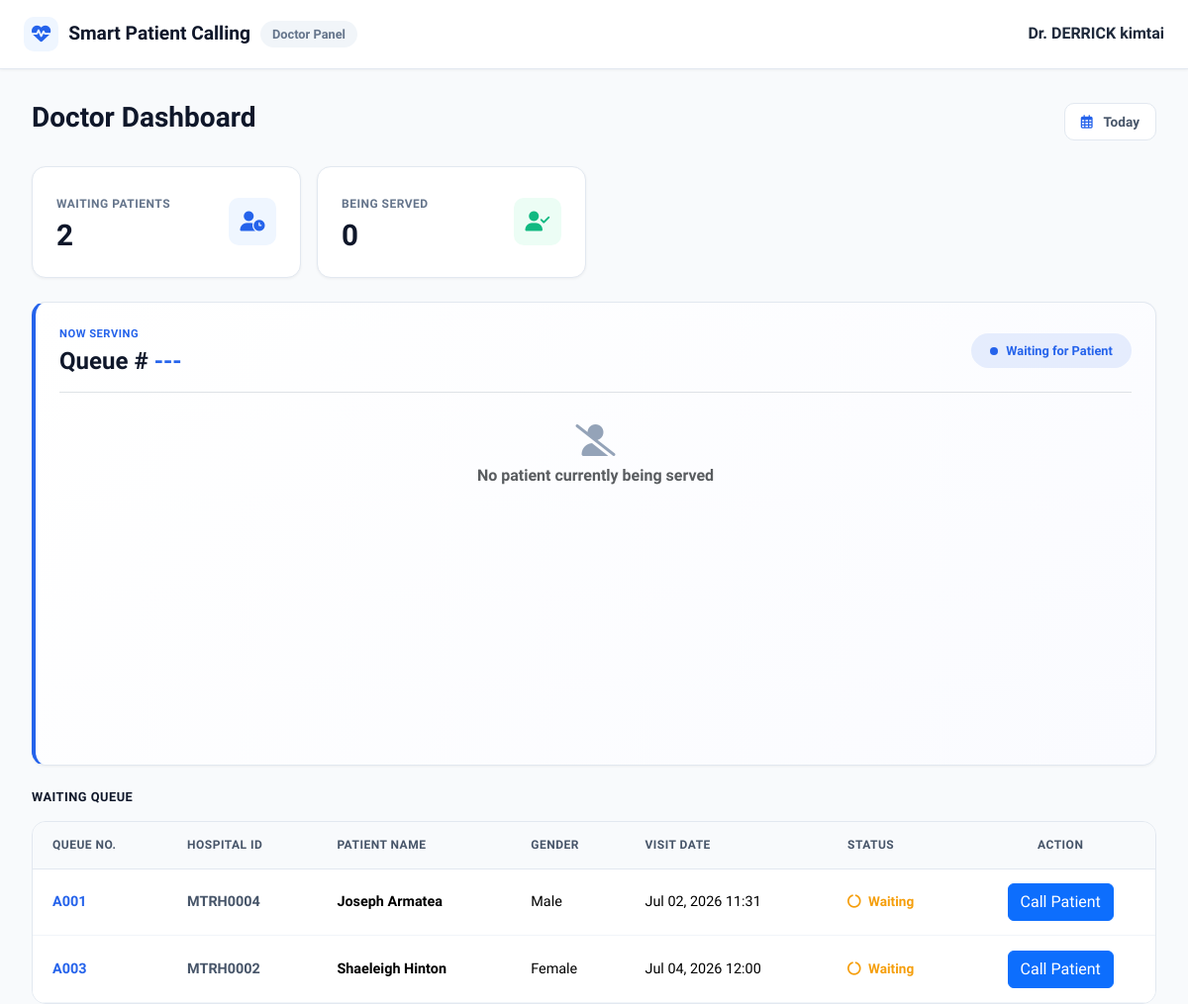
The page /core/doctor-dashboard/ (signed in) on the database as committed earlier.
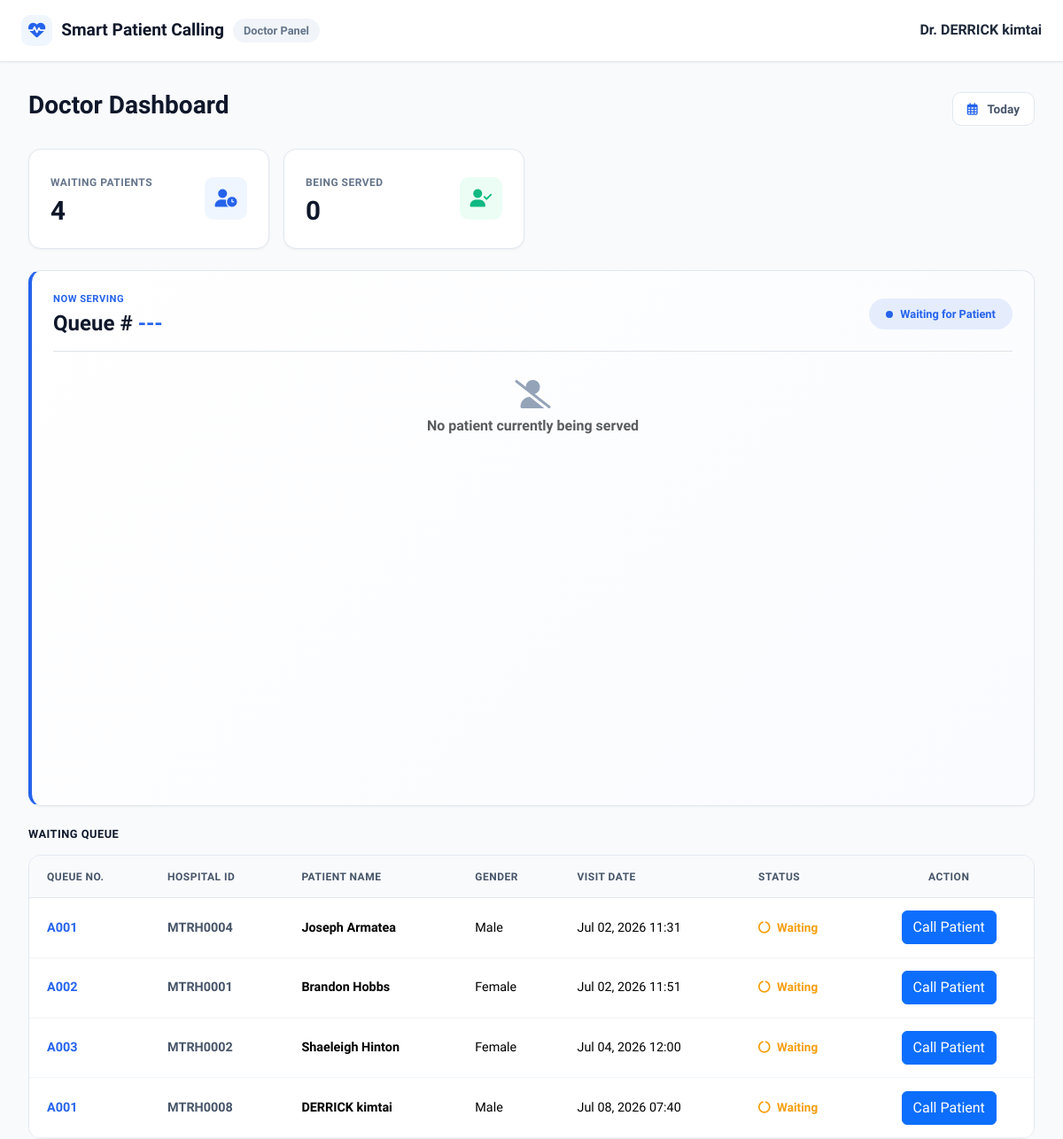
The same page on the database as committed later.
### core/models.py (models this page shows, shortened)
class Visit(models.Model):
    STATUS_CHOICES = (
        ("waiting", "Waiting"),
        ("serving", "Being Served"),
        ("completed", "Completed"),
    )
    DEPARTMENT_CHOICES = (
        ("triage", "Triage"),
        ("doctor", "Doctor"),
        ("laboratory", "Laboratory"),
        ("pharmacy", "Pharmacy"),
        ("completed", "Completed"),
    )
    patient = models.ForeignKey(
        Patient,
        on_delete=models.CASCADE,
        related_name="visits"
    )
    queue_number = models.CharField(
        max_length=10,
        editable=False,
        blank=True
    )
    current_department = models.CharField(
        max_length=20,
        choices=DEPARTMENT_CHOICES,
        default="triage"
    )
    status = models.CharField(
        max_length=20,
        choices=STATUS_CHOICES,
        default="waiting"
    )
    visit_date = models.DateTimeField(
        auto_now_add=True
    )
    created_by = models.ForeignKey(
        User,
        on_delete=models.SET_NULL,
        null=True
    )

class Patient(models.Model):
    GENDER_CHOICES = (
        ("Male", "Male"),
        ("Female", "Female"),
    )
    hospital_id = models.CharField(
        max_length=20,
        unique=True,
        blank=True,
        editable=False
    )
    first_name = models.CharField(max_length=100)
    last_name = models.CharField(max_length=100)
    date_of_birth = models.DateField()
    gender = models.CharField(max_length=10, choices=GENDER_CHOICES)
    phone_number = models.CharField(max_length=15)
    national_id = models.CharField(
        max_length=20,
        blank=True,
        null=True
    )
    created_at = models.DateTimeField(auto_now_add=True)
    updated_at = models.DateTimeField(auto_now=True)

### core/views.py (the view)
# urls.py: path("doctor-dashboard/", doctor_dashboard, name="doctor_dashboard"),
@login_required
def doctor_dashboard(request):
    doctor_visits = Visit.objects.filter(current_department="doctor", status="waiting")
    return render(request, "doctor_dashboard.html", {"doctor_visits": doctor_visits})

### core/templates/doctor_dashboard.html (shortened to what the changed rows need)
<!DOCTYPE html>
<html lang="en">
<head>
    <link href="https://cdn.jsdelivr.net/npm/bootstrap@5.3.2/dist/css/bootstrap.min.css" rel="stylesheet">
    <link rel="stylesheet" href="https://cdnjs.cloudflare.com/ajax/libs/font-awesome/6.5.0/css/all.min.css">
</head>
<body>
    <main class="main-wrapper">
        <div class="row align-items-center mb-4">
            <div class="col-md-8">
                <h1 style="font-weight: 800; color: var(--gray-900); font-size: 1.75rem;">Doctor Dashboard</h1>
            </div>
        </div>
        <div class="row g-3 mb-4">
            <div class="col-xl-3 col-sm-6">
                <div class="card-custom d-flex align-items-center justify-content-between">
                    <div>
                        <span class="stat-label">Waiting Patients</span>
                        <div class="stat-number">{{ doctor_visits.count }}</div>
                    </div>
                </div>
            </div>
        </div>
        <div class="row g-4">
            <div class="col-xl-12">
                <div class="card-custom card-now-serving mb-4">
                    <div class="d-flex flex-wrap align-items-center justify-content-between gap-3 mb-3 pb-3 border-bottom">
                        <div>
                            <h2 style="font-weight: 800; color: var(--gray-900); font-size: 1.5rem; margin: 0;">
                                Queue #<span style="color: var(--primary);">
                                    {% if serving_patient %}
                                        {{ serving_patient.queue_number }}
                                    {% else %}
                                        ---
                                    {% endif %}
                                </span>
                            </h2>
                        </div>
                    </div>
                </div>
                {% if doctor_visits %}
                <div class="table-responsive-custom">
                    <table class="table table-custom align-middle">
                        <thead>
                            <tr>
                                <th>Queue No.</th>
                                <th>Hospital ID</th>
                                <th>Patient Name</th>
                                <th>Gender</th>
                                <th>Visit Date</th>
                                <th>Status</th>
                                <th class="text-center">Action</th>
                            </tr>
                        </thead>
                        <tbody>
                            {% for visit in doctor_visits %}
                            <tr>
                                <td style="font-weight: 800; color: var(--primary);">{{ visit.queue_number }}</td>
                                <td style="font-weight: 600; color: var(--gray-600);">{{ visit.patient.hospital_id }}</td>
                                <td style="font-weight: 700;">{{ visit.patient.first_name }} {{ visit.patient.last_name }}</td>
                                <td>{{ visit.patient.gender }}</td>
                                <td>{{ visit.visit_date|date:"M d, Y H:i" }}</td>
                                <td>
                                    <span style="color: var(--warning); font-weight: 700; font-size: 0.85rem;">
                                        <i class="fas fa-circle-notch fa-spin me-1"></i> Waiting
                                    </span>
                                </td>
                                <td class="text-center">
                                    <a href="{% url 'doctor_consultation' visit.id %}" class="btn btn-primary">
    Call Patient
</a>
                                </td>
                            </tr>
                            {% endfor %}
                        </tbody>
                    </table>
                </div>
                {% endif %}
            </div>
        </div>
    </main>
</body>
</html>

Rows that differ between the two databases and show on the page:
now on this page (row edited): Visit: queue_number "A002", patient.hospital_id "MTRH0001", patient.first_name "Brandon", patient.last_name "Hobbs", patient.gender "Female", visit_date "Jul 02, 2026 11:51"
added Visit: queue_number "A001", patient.hospital_id "MTRH0008", patient.first_name "DERRICK", patient.last_name "kimtai", patient.gender "Male", visit_date "Jul 08, 2026 07:40"
Other text that changed with them:
{{ doctor_visits.count }}: "2" → "4"
